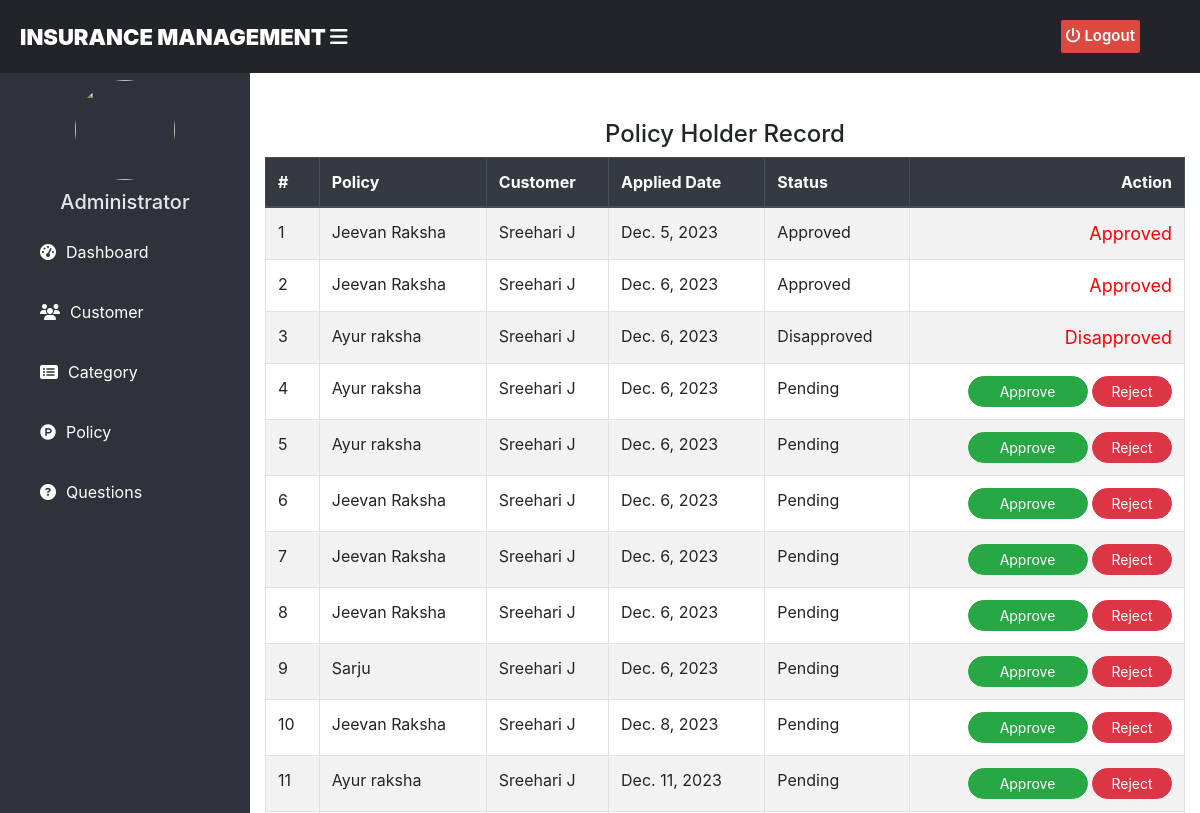
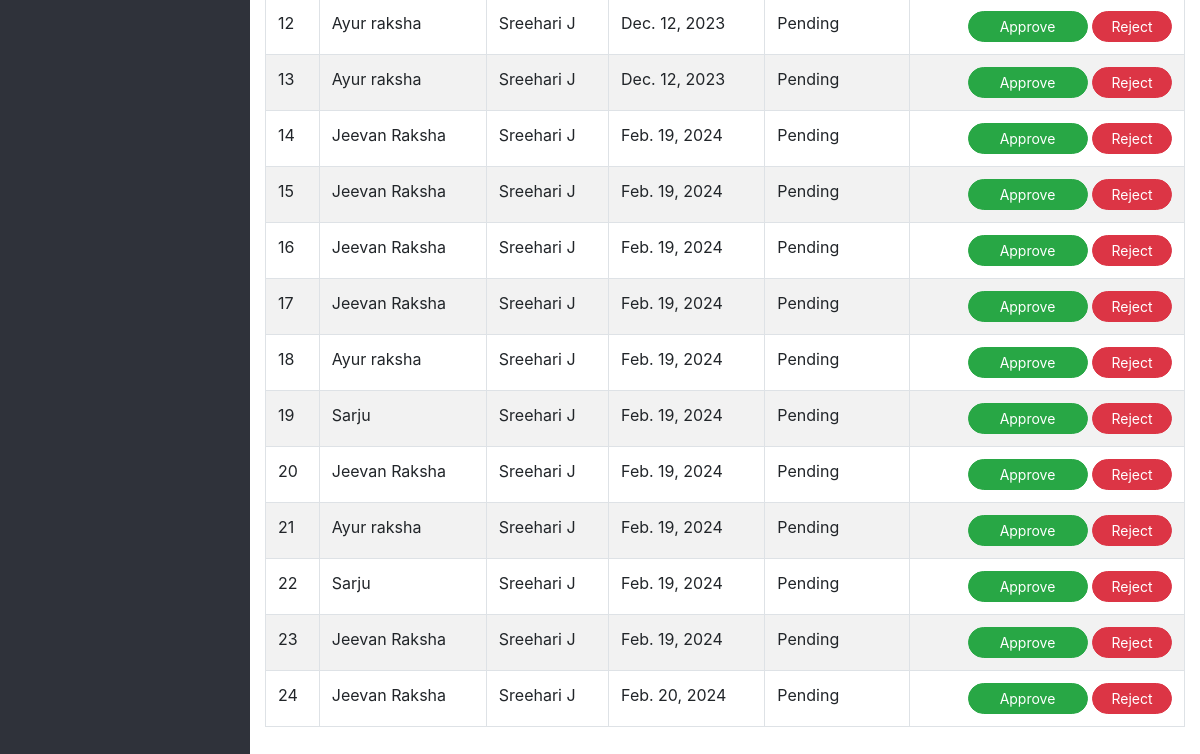
The app's page /admin-view-policy-holder, older data (2 pictures, top to bottom).
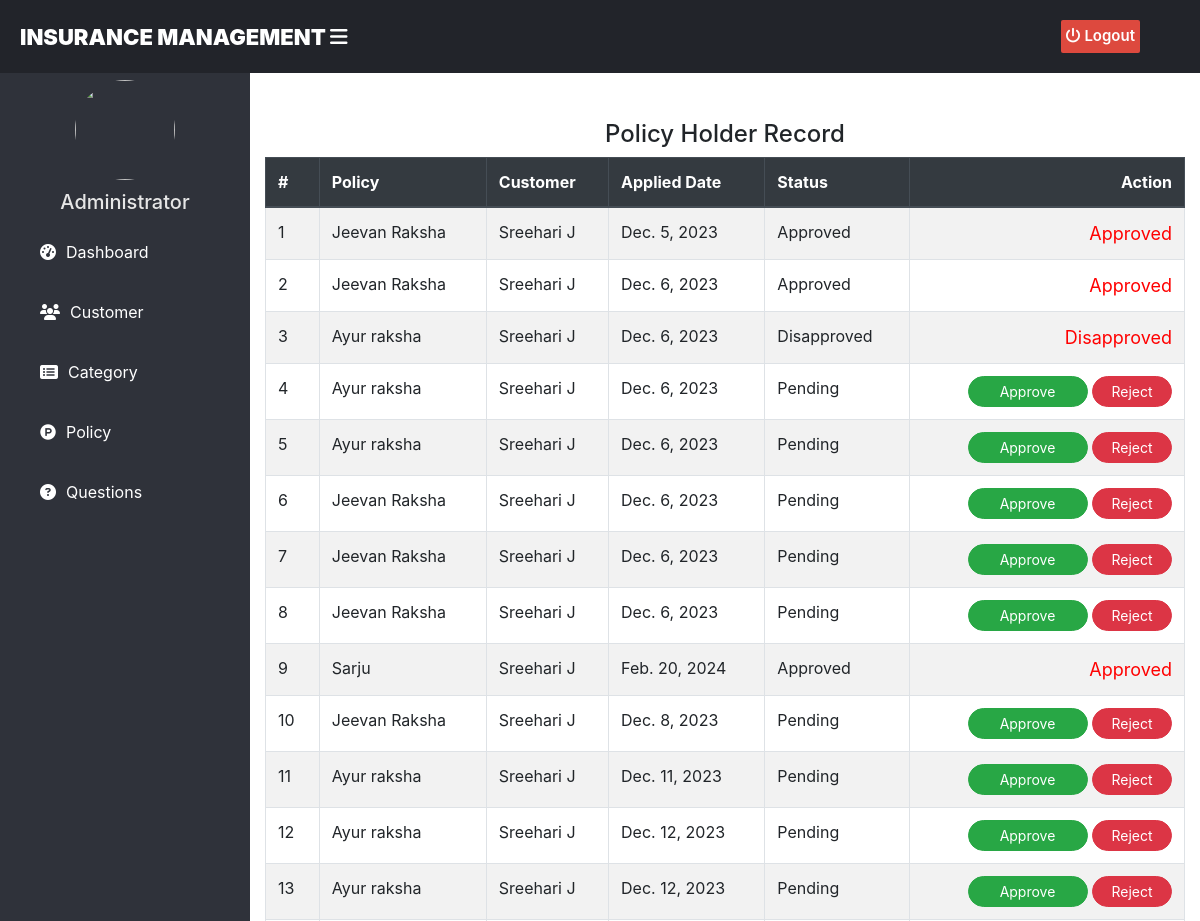
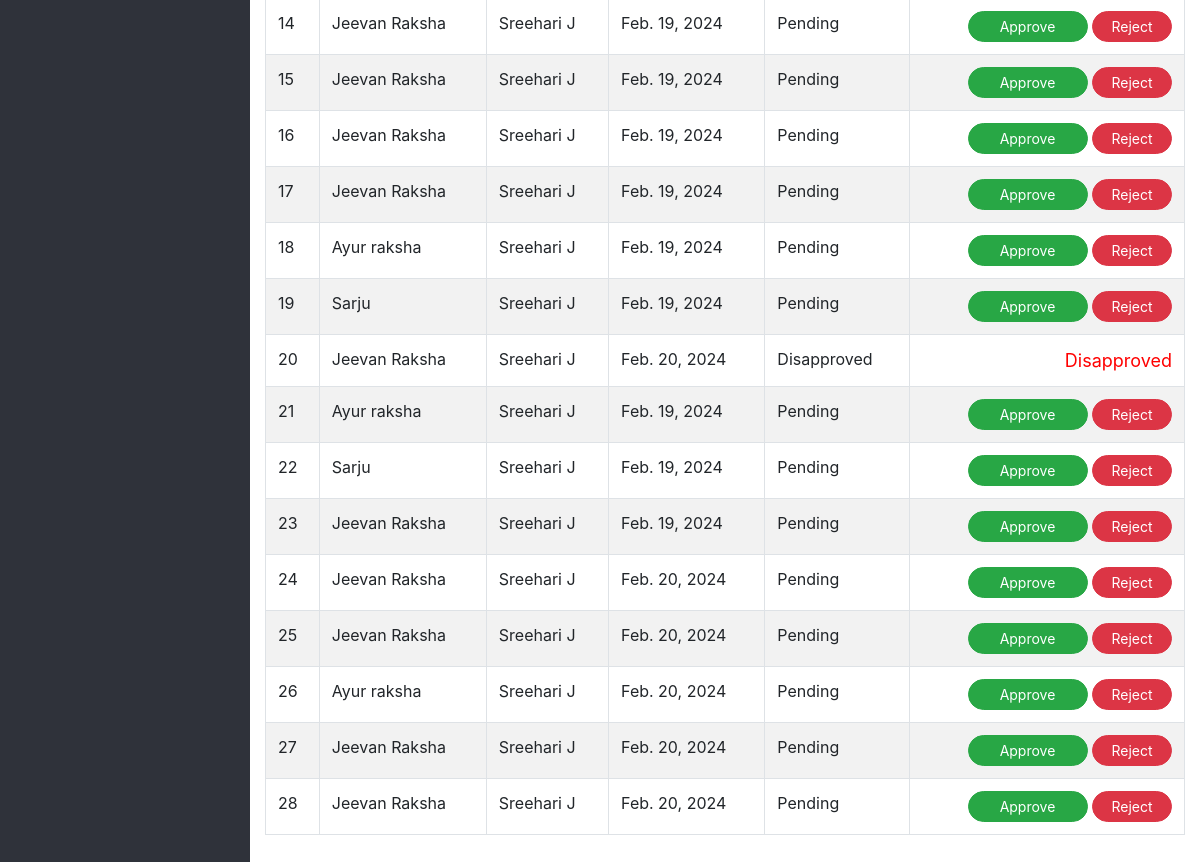
The same page, newer data (2 pictures, top to bottom).
### home/models.py (models this page shows, shortened)
class PolicyRecord(models.Model):
    customer= models.ForeignKey(Customer, on_delete=models.CASCADE)
    Policy= models.ForeignKey(Policy, on_delete=models.CASCADE)
    status = models.CharField(max_length=100,default='Pending')
    creation_date =models.DateField(auto_now=True)

class Policy(models.Model):
    category= models.ForeignKey('Category', on_delete=models.CASCADE)
    policy_name=models.CharField(max_length=200)
    sum_assurance=models.PositiveIntegerField()
    premium=models.PositiveIntegerField()
    tenure=models.PositiveIntegerField()
    creation_date =models.DateField(auto_now=True)
    def __str__(self):
        return self.policy_name

class Customer(models.Model):
    user = models.OneToOneField(User, on_delete=models.CASCADE)
    first_name = models.CharField(max_length=30)
    last_name = models.CharField(max_length=30)
    phone = models.CharField(max_length=10, unique=True)
    address = models.TextField()
    image = models.ImageField(upload_to="images/customer_images/", blank=True, null=True)
    def __str__(self):
        return f"{self.first_name} {self.last_name}"

### home/views.py (the view)
# urls.py: path('admin-view-policy-holder', views.admin_view_policy_holder_view,name='admin-view-policy-holder'),
def admin_view_policy_holder_view(request):
    policyrecords = models.PolicyRecord.objects.all()
    return render(request,'admin/admin_view_policy_holder.html',{'policyrecords':policyrecords})

### templates/admin/admin_view_policy_holder.html (shortened to what this page needs)
{% extends 'adminbase.html' %}
{% block content %}
{%load static%}
<head>
  <link href="http://netdna.bootstrapcdn.com/bootstrap/4.0.0-beta/css/bootstrap.min.css" rel="stylesheet">
    <link rel="stylesheet" href="https://maxcdn.bootstrapcdn.com/bootstrap/4.4.1/css/bootstrap.min.css">
    <link href="https://maxcdn.bootstrapcdn.com/font-awesome/4.3.0/css/font-awesome.min.css" rel="stylesheet">
</head>
<div class="container">
  <div class="panel panel-primary">
    <div class="panel-heading">
      <h4 class="text-center">Policy Holder Record</h4>
    </div>
    <table class="table table-hover table-bordered table-striped" id="dev-table">
      <thead class="thead-dark">
        <tr>
        <th>#</th>
          <th>Policy</th>
          <th>Customer</th>
          <th> Applied Date</th>
          <th>Status</th>
          <th class="text-right">Action</th>
        </tr>
      </thead>
      {% for t in policyrecords %}
      <tr>
        <td> {{ forloop.counter }}</td>
        <td> {{t.Policy}}</td>
        <td> {{t.customer}}</td>
        <td>{{t.creation_date}}</td>
        <td>{{t.status}}</td>
                    {% if t.status == 'Pending' %}
                <td class="text-right">
                    <button class="btn btn-success btn-sm badge-pill" style="width: 120px;"><a  style="text-decoration: none;color: white;" href="{% url 'approve-request' t.id  %}">Approve</a> </button>
                    <button class="btn btn-danger btn-sm badge-pill" style="width: 80px;"><a  style="text-decoration: none;color: white;" href="{% url 'reject-request' t.id  %}">Reject</a> </button>
                </td>
                {% else %}
                <td class="text-right">
                <span style="color:red;font-size:18px;" class="label success">{{t.status}}</span></td>
                {% endif %}
      </tr>
      {% endfor %}
    </table>
  </div>
</div>
<br><br><br><br><br><br>
{% endblock content %}

### templates/adminbase.html (shortened to what this page needs)
<!DOCTYPE html>
{% load static %}
<html lang="en" dir="ltr">
<head>
  <link rel="stylesheet" href="https://cdnjs.cloudflare.com/ajax/libs/font-awesome/5.12.1/css/all.min.css">
</head>
<body>
  <header style="padding-top: 0px;">
    <label for="check">
      <i style=""class="fas fa-bars" id="sidebar_btn"></i>
    </label>
    <div class="left_area">
      <h3>Insurance Management</h3>
    </div>
    <div class="right_area">
      <a href="{% url "handlelogout" %}" class="logout_btn"><i class="fa fa-power-off"></i> Logout</a>
    </div>
  </header>
  <div class="sidebar" style="
    margin-top: 50px;
">
    <center>
      <img src="{% static "image/admin-icn.png" %}" class="profile_image" alt="">
      <h5 style="color:rgb(230, 230, 230)">Administrator</h5>
    </center>
    <a href=""><i class="fas fa-tachometer-alt"></i><span>Dashboard</span></a>
    <a href="{% url 'admin-view-customer' %}"><i class="fas fa-users"></i><span>Customer</span></a>
    <a href="/admin-category"><i class="fas fa-list-alt"></i><span>Category</span></a>
    <a href="/admin-policy"><i class="fab fa-product-hunt"></i><span>Policy</span></a>
    <a href="/admin-question"><i class="fas fa-question-circle"></i><span>Questions</span></a>
  </div>
  <div class="content">
    <br><br><br><br><br>
    {% block content %}
    {% endblock content %}
    <br><br><br>
  </div>
</body>
</html>

### templates/admin/admin_view_policy_holder.html (style rules this page uses)
a:link { text-decoration: none; }

Row changes from the older to the newer data that the page shows:
changed PolicyRecord (number 9 of 28 on the later page): creation_date "Dec. 6, 2023" → "Feb. 20, 2024"; status "Pending" → "Approved"; status (not shown) → "Approved"; no longer shows "Approve Reject"
changed PolicyRecord (number 20 of 28 on the later page): creation_date "Feb. 19, 2024" → "Feb. 20, 2024"; status "Pending" → "Disapproved"; status (not shown) → "Disapproved"; no longer shows "Approve Reject"
added PolicyRecord: Policy "Jeevan Raksha", customer "Sreehari J", creation_date "Feb. 20, 2024", status "Pending", shows "Approve"
added PolicyRecord: Policy "Ayur raksha", customer "Sreehari J", creation_date "Feb. 20, 2024", status "Pending", shows "Approve"
added PolicyRecord: Policy "Jeevan Raksha", customer "Sreehari J", creation_date "Feb. 20, 2024", status "Pending", shows "Approve"
added PolicyRecord: Policy "Jeevan Raksha", customer "Sreehari J", creation_date "Feb. 20, 2024", status "Pending", shows "Approve"
